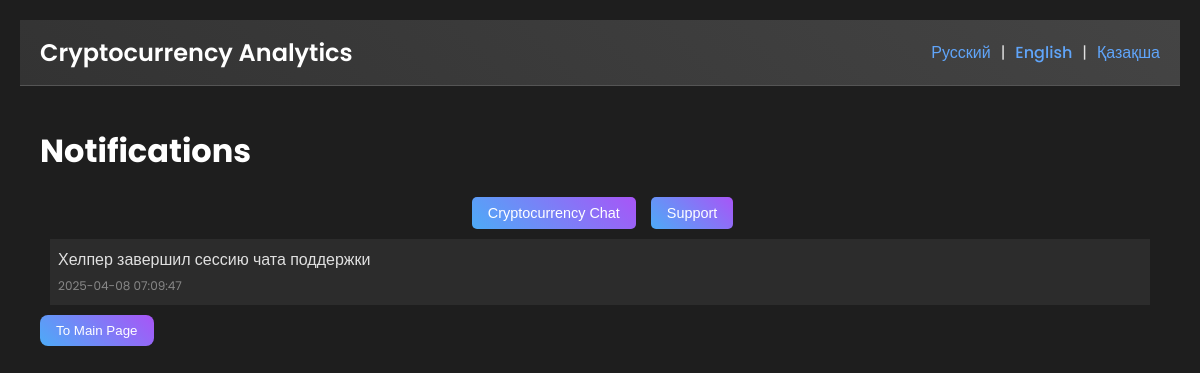
Page /notifications.php (signed in) on the committed database.
### tables this page shows
CREATE TABLE IF NOT EXISTS `notifications` (
  `id` int NOT NULL AUTO_INCREMENT,
  `user_id` int NOT NULL,
  `message` text NOT NULL,
  `is_read` tinyint(1) DEFAULT '0',
  `created_at` timestamp NULL DEFAULT CURRENT_TIMESTAMP,
  PRIMARY KEY (`id`),
  KEY `user_id` (`user_id`)
);

### languages.php (called while the page is built, shortened)
<?php
if (isset($_GET['lang']) && in_array($_GET['lang'], ['ru', 'en', 'kz'])) {
    $lang = $_GET['lang'];
    $_SESSION['lang'] = $lang;
} elseif (isset($_SESSION['lang'])) {
    $lang = $_SESSION['lang'];
} else {
    $lang = 'ru';
    $_SESSION['lang'] = $lang;
}
?>

### notifications.php (the view, shortened to what this page needs)
<?php
require 'config.php';
require 'languages.php';
$userStmt = $conn->prepare("SELECT id FROM users WHERE username = :username");
$userStmt->bindParam(':username', $_SESSION['username']);
$userStmt->execute();
$user = $userStmt->fetch(PDO::FETCH_ASSOC);
$notificationsStmt = $conn->prepare("SELECT * FROM notifications WHERE user_id = :user_id ORDER BY created_at DESC");
$notificationsStmt->bindParam(':user_id', $user['id']);
$notificationsStmt->execute();
$notifications = $notificationsStmt->fetchAll(PDO::FETCH_ASSOC);
?>
<!DOCTYPE html>
<html lang="<?php echo $lang; ?>">
<head>
    <link rel="stylesheet" href="styles.css">
</head>
<body>
    <?php include 'header.php';  ?>
    <div class="container">
        <h1 class="fade-in"><?php echo $translations['notifications']; ?></h1>
        <div class="chat-buttons fade-in">
            <a href="kripto_help.php?lang=<?php echo $lang; ?>"><button class="chat-button crypto-button"><?php echo $translations['chat_crypto']; ?></button></a>
            <a href="helper_help.php?lang=<?php echo $lang; ?>"><button class="chat-button support-button"><?php echo $translations['support']; ?></button></a>
        </div>
        <?php if (empty($notifications)): ?>
            <p class="no-data"><?php echo $translations['no_notifications']; ?></p>
        <?php else: ?>
            <div class="notification-body fade-in">
                <?php foreach ($notifications as $notification): ?>
                    <div class="notification-message <?php echo $notification['is_read'] ? 'read' : 'unread'; ?>">
                        <p><?php echo htmlspecialchars($notification['message']); ?></p>
                        <small><?php echo htmlspecialchars($notification['created_at']); ?></small>
                    </div>
                <?php endforeach; ?>
            </div>
        <?php endif; ?>
        <a href="index.php?lang=<?php echo $lang; ?>"><button class="nav-button"><?php echo $translations['to_main']; ?></button></a>
    </div>
</body>
</html>

### styles.css (style rules this page uses)
body { font-family: 'Poppins', sans-serif; background-color: #1e1e1e; color: #e0e0e0; margin: 0; padding: 20px; }
.container { max-width: 1200px; margin: 0 auto; padding: 20px; position: relative; }
h1, h2, h3 { color: #ffffff; }
button { background: linear-gradient(45deg, #4dabf7, #a855f7); color: #fff; border: none; padding: 8px 16px; border-radius: 8px; cursor: pointer; transition: transform 0.3s ease, box-shadow 0.3s ease; font-weight: 500; }
.nav-button { background: linear-gradient(45deg, #4dabf7, #a855f7); }
.notification-body { padding: 10px; max-height: 500px; overflow-y: auto; }
.notification-message { padding: 8px; border-bottom: 1px solid #555; }
.notification-message.read { background-color: #2c2c2c; }
.notification-message:last-child { border-bottom: none; }
.notification-message p { margin: 0; }
.notification-message small { color: #888; font-size: 12px; }
.fade-in { animation: fadeIn 0.5s ease-in; }
.chat-buttons { display: flex; gap: 10px; margin-top: 20px; justify-content: center; }
.chat-button { padding: 8px 16px; border-radius: 5px; font-size: 14.4px; cursor: pointer; }
.crypto-button { background: linear-gradient(45deg, #4dabf7, #a855f7); }
.support-button { background: linear-gradient(45deg, #55ff55, #77ff77); }
.chat-button { background: linear-gradient(45deg, #4dabf7, #a855f7); color: #fff; margin-left: 5px; }

### rows in the picture
notifications: message "Хелпер завершил сессию чата поддержки", created_at "2025-04-08 07:09:47"

### other values in the picture
$translations['crypto_analytics'] "Cryptocurrency Analytics"
$translations['notifications'] "Notifications"
$translations['chat_crypto'] "Cryptocurrency Chat"
$translations['support'] "Support"
$translations['to_main'] "To Main Page"
